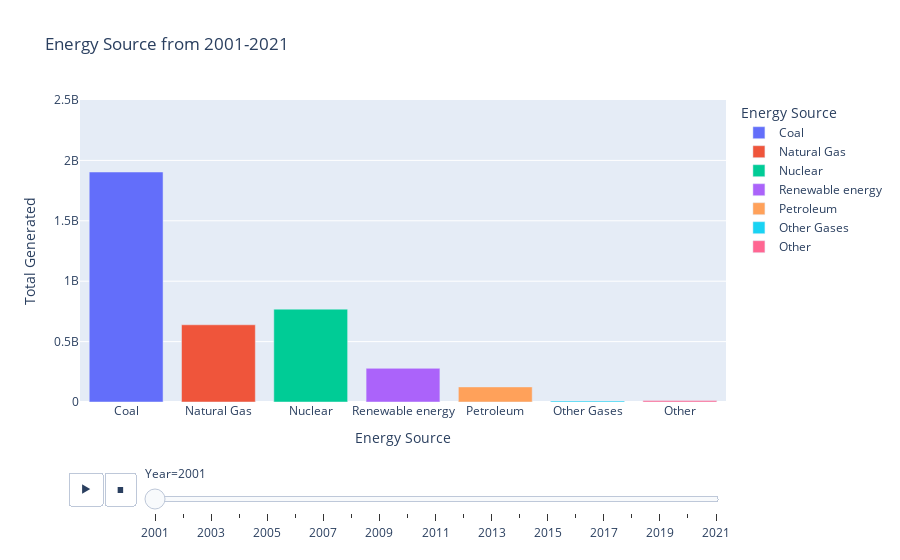

Notebook cell for this chart:
### Code cell
fig = px.bar(state_grouped, x="Energy Source", y="Total Generated", 
              title="Energy Source from 2001-2021", animation_frame = "Year",
              color = 'Energy Source', 
             category_orders= {"Energy Source": ["Coal", "Natural Gas", "Nuclear", "Renewable energy","Petroleum","Other Gases", "Other"]}) 
fig.update_yaxes(range = (0, 2500000000))
fig.show()

### Figure 1 — Plotly figure (JSON) as saved in the notebook; plotly's stock layout.template omitted (floating-point values rounded to 4 significant figures)
{"data": [{"alignmentgroup": "True", "hovertemplate": "Energy Source=%{x}<br>Year=2001<br>Total Generated=%{y}<extra></extra>", "legendgroup": "Coal", "marker": {"color": "#636efa", "pattern": {"shape": ""}}, "name": "Coal", "offsetgroup": "Coal", "orientation": "v", "showlegend": true, "textposition": "auto", "type": "bar", "x": ["Coal"], "xaxis": "x", "y": [1903955939], "yaxis": "y"}, {"alignmentgroup": "True", "hovertemplate": "Energy Source=%{x}<br>Year=2001<br>Total Generated=%{y}<extra></extra>", "legendgroup": "Natural Gas", "marker": {"color": "#EF553B", "pattern": {"shape": ""}}, "name": "Natural Gas", "offsetgroup": "Natural Gas", "orientation": "v", "showlegend": true, "textposition": "auto", "type": "bar", "x": ["Natural Gas"], "xaxis": "x", "y": [639129114], "yaxis": "y"}, {"alignmentgroup": "True", "hovertemplate": "Energy Source=%{x}<br>Year=2001<br>Total Generated=%{y}<extra></extra>", "legendgroup": "Nuclear", "marker": {"color": "#00cc96", "pattern": {"shape": ""}}, "name": "Nuclear", "offsetgroup": "Nuclear", "orientation": "v", "showlegend": true, "textposition": "auto", "type": "bar", "x": ["Nuclear"], "xaxis": "x", "y": [768826308], "yaxis": "y"}, {"alignmentgroup": "True", "hovertemplate": "Energy Source=%{x}<br>Year=2001<br>Total Generated=%{y}<extra></extra>", "legendgroup": "Renewable energy", "marker": {"color": "#ab63fa", "pattern": {"shape": ""}}, "name": "Renewable energy", "offsetgroup": "Renewable energy", "orientation": "v", "showlegend": true, "textposition": "auto", "type": "bar", "x": ["Renewable energy"], "xaxis": "x", "y": [278906244], "yaxis": "y"}, {"alignmentgroup": "True", "hovertemplate": "Energy Source=%{x}<br>Year=2001<br>Total Generated=%{y}<extra></extra>", "legendgroup": "Petroleum", "marker": {"color": "#FFA15A", "pattern": {"shape": ""}}, "name": "Petroleum", "offsetgroup": "Petroleum", "orientation": "v", "showlegend": true, "textposition": "auto", "type": "bar", "x": ["Petroleum"], "xaxis": "x", "y": [124880223], "yaxis": "y"}, {"alignmentgroup": "True", "hovertemplate": "Energy Source=%{x}<br>Year=2001<br>Total Generated=%{y}<extra></extra>", "legendgroup": "Other Gases", "marker": {"color": "#19d3f3", "pattern": {"shape": ""}}, "name": "Other Gases", "offsetgroup": "Other Gases", "orientation": "v", "showlegend": true, "textposition": "auto", "type": "bar", "x": ["Other Gases"], "xaxis": "x", "y": [9039473], "yaxis": "y"}, {"alignmentgroup": "True", "hovertemplate": "Energy Source=%{x}<br>Year=2001<br>Total Generated=%{y}<extra></extra>", "legendgroup": "Other", "marker": {"color": "#FF6692", "pattern": {"shape": ""}}, "name": "Other", "offsetgroup": "Other", "orientation": "v", "showlegend": true, "textposition": "auto", "type": "bar", "x": ["Other"], "xaxis": "x", "y": [11906353], "yaxis": "y"}], "layout": {"barmode": "relative", "legend": {"title": {"text": "Energy Source"}, "tracegroupgap": 0}, "sliders": [{"active": 0, "currentvalue": {"prefix": "Year="}, "len": 0.9, "pad": {"b": 10, "t": 60}, "steps": [{"args": [["2001"], {"frame": {"duration": 0, "redraw": true}, "fromcurrent": true, "mode": "immediate", "transition": {"duration": 0, "easing": "linear"}}], "label": "2001", "method": "animate"}, {"args": [["2002"], {"frame": {"duration": 0, "redraw": true}, "fromcurrent": true, "mode": "immediate", "transition": {"duration": 0, "easing": "linear"}}], "label": "2002", "method": "animate"}, {"args": [["2003"], {"frame": {"duration": 0, "redraw": true}, "fromcurrent": true, "mode": "immediate", "transition": {"duration": 0, "easing": "linear"}}], "label": "2003", "method": "animate"}, {"args": [["2004"], {"frame": {"duration": 0, "redraw": true}, "fromcurrent": true, "mode": "immediate", "transition": {"duration": 0, "easing": "linear"}}], "label": "2004", "method": "animate"}, {"args": [["2005"], {"frame": {"duration": 0, "redraw": true}, "fromcurrent": true, "mode": "immediate", "transition": {"duration": 0, "easing": "linear"}}], "label": "2005", "method": "animate"}, {"args": [["2006"], {"frame": {"duration": 0, "redraw": true}, "fromcurrent": true, "mode": "immediate", "transition": {"duration": 0, "easing": "linear"}}], "label": "2006", "method": "animate"}, {"args": [["2007"], {"frame": {"duration": 0, "redraw": true}, "fromcurrent": true, "mode": "immediate", "transition": {"duration": 0, "easing": "linear"}}], "label": "2007", "method": "animate"}, {"args": [["2008"], {"frame": {"duration": 0, "redraw": true}, "fromcurrent": true, "mode": "immediate", "transition": {"duration": 0, "easing": "linear"}}], "label": "2008", "method": "animate"}, {"args": [["2009"], {"frame": {"duration": 0, "redraw": true}, "fromcurrent": true, "mode": "immediate", "transition": {"duration": 0, "easing": "linear"}}], "label": "2009", "method": "animate"}, {"args": [["2010"], {"frame": {"duration": 0, "redraw": true}, "fromcurrent": true, "mode": "immediate", "transition": {"duration": 0, "easing": "linear"}}], "label": "2010", "method": "animate"}, {"args": [["2011"], {"frame": {"duration": 0, "redraw": true}, "fromcurrent": true, "mode": "immediate", "transition": {"duration": 0, "easing": "linear"}}], "label": "2011", "method": "animate"}, {"args": [["2012"], {"frame": {"duration": 0, "redraw": true}, "fromcurrent": true, "mode": "immediate", "transition": {"duration": 0, "easing": "linear"}}], "label": "2012", "method": "animate"}, {"args": [["2013"], {"frame": {"duration": 0, "redraw": true}, "fromcurrent": true, "mode": "immediate", "transition": {"duration": 0, "easing": "linear"}}], "label": "2013", "method": "animate"}, {"args": [["2014"], {"frame": {"duration": 0, "redraw": true}, "fromcurrent": true, "mode": "immediate", "transition": {"duration": 0, "easing": "linear"}}], "label": "2014", "method": "animate"}, {"args": [["2015"], {"frame": {"duration": 0, "redraw": true}, "fromcurrent": true, "mode": "immediate", "transition": {"duration": 0, "easing": "linear"}}], "label": "2015", "method": "animate"}, {"args": [["2016"], {"frame": {"duration": 0, "redraw": true}, "fromcurrent": true, "mode": "immediate", "transition": {"duration": 0, "easing": "linear"}}], "label": "2016", "method": "animate"}, {"args": [["2017"], {"frame": {"duration": 0, "redraw": true}, "fromcurrent": true, "mode": "immediate", "transition": {"duration": 0, "easing": "linear"}}], "label": "2017", "method": "animate"}, {"args": [["2018"], {"frame": {"duration": 0, "redraw": true}, "fromcurrent": true, "mode": "immediate", "transition": {"duration": 0, "easing": "linear"}}], "label": "2018", "method": "animate"}, {"args": [["2019"], {"frame": {"duration": 0, "redraw": true}, "fromcurrent": true, "mode": "immediate", "transition": {"duration": 0, "easing": "linear"}}], "label": "2019", "method": "animate"}, {"args": [["2020"], {"frame": {"duration": 0, "redraw": true}, "fromcurrent": true, "mode": "immediate", "transition": {"duration": 0, "easing": "linear"}}], "label": "2020", "method": "animate"}, {"args": [["2021"], {"frame": {"duration": 0, "redraw": true}, "fromcurrent": true, "mode": "immediate", "transition": {"duration": 0, "easing": "linear"}}], "label": "2021", "method": "animate"}], "x": 0.1, "xanchor": "left", "y": 0, "yanchor": "top"}], "title": {"text": "Energy Source from 2001-2021"}, "updatemenus": [{"buttons": [{"args": [null, {"frame": {"duration": 500, "redraw": true}, "fromcurrent": true, "mode": "immediate", "transition": {"duration": 500, "easing": "linear"}}], "label": "&#9654;", "method": "animate"}, {"args": [[null], {"frame": {"duration": 0, "redraw": true}, "fromcurrent": true, "mode": "immediate", "transition": {"duration": 0, "easing": "linear"}}], "label": "&#9724;", "method": "animate"}], "direction": "left", "pad": {"r": 10, "t": 70}, "showactive": false, "type": "buttons", "x": 0.1, "xanchor": "right", "y": 0, "yanchor": "top"}], "xaxis": {"anchor": "y", "categoryarray": ["Coal", "Natural Gas", "Nuclear", "Renewable energy", "Petroleum", "Other Gases", "Other"], "categoryorder": "array", "domain": [0, 1], "title": {"text": "Energy Source"}}, "yaxis": {"anchor": "x", "domain": [0, 1], "range": [0, 2500000000], "title": {"text": "Total Generated"}}}}
